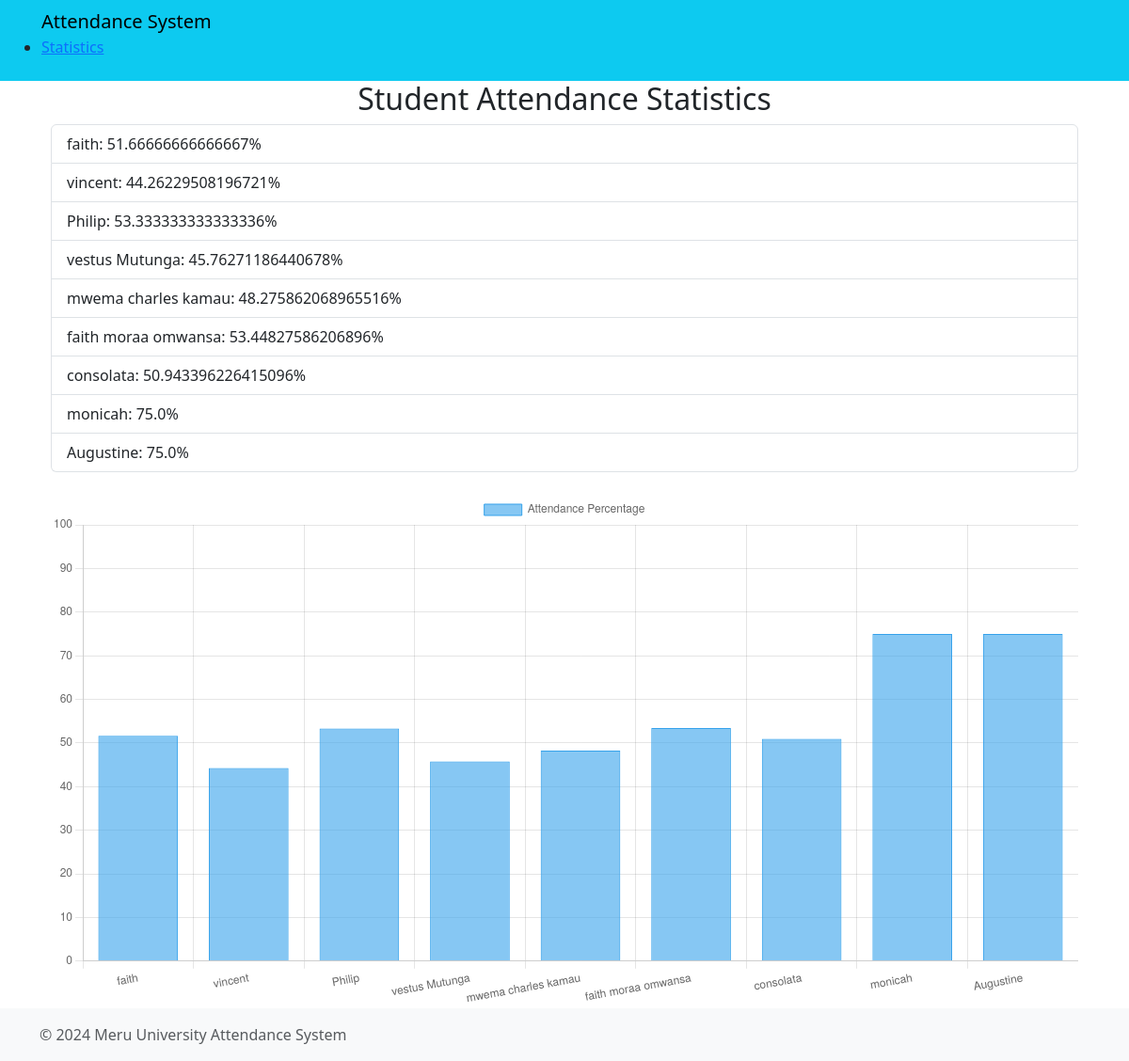
Page /statistics/ on the committed database.
### attendance/models.py (models this page shows, shortened)
class Student(models.Model):
    name = models.CharField(max_length=100)
    registration_number = models.CharField(max_length=20, unique=True)
    course = models.CharField(max_length=100, default='course')
    department = models.ForeignKey(Department, on_delete=models.CASCADE)

### attendance/views.py (the view)
# urls.py: path('statistics/', views.attendance_statistics, name='attendance_statistics'),
def attendance_statistics(request):
    students = Student.objects.all()
    attendance_data = []
    for student in students:
        percentage = calculate_attendance_percentage(student)
        attendance_data.append({'name': student.name, 'percentage': percentage})
    return render(request, 'attendance/attendance_statistics.html', {'attendance_data': attendance_data})

### attendance/views.py (called while the page is built)
def calculate_attendance_percentage(student):
    total_classes = Attendance.objects.filter(student=student).count()
    attended_classes = Attendance.objects.filter(student=student, status=True).count()
    if total_classes == 0:
        return 0
    return (attended_classes / total_classes) * 100

### attendance/templates/attendance/attendance_statistics.html (shortened to what this page needs)
{% extends 'base.html' %}
{% block content %}
<div class="container">
    <h2 class="text-center">Student Attendance Statistics</h2>
    <ul class="list-group">
        {% for data in attendance_data %}
            <li class="list-group-item">{{ data.name }}: {{ data.percentage }}%</li>
        {% endfor %}
    </ul>
    <div class="mt-4">
        <canvas id="attendanceChart"></canvas>
    </div>
</div>
<script>
    const ctx = document.getElementById('attendanceChart').getContext('2d');
    const attendanceChart = new Chart(ctx, {
        type: 'bar',
        data: {
            labels: [
                {% for data in attendance_data %}
                    "{{ data.name }}",
                {% endfor %}
            ],
            datasets: [{
                label: 'Attendance Percentage',
                data: [
                    {% for data in attendance_data %}
                        {{ data.percentage }},
                    {% endfor %}
                ],
                backgroundColor: 'rgba(54, 162, 235, 0.6)',
                borderColor: 'rgba(54, 162, 235, 1)',
                borderWidth: 1
            }]
        },
        options: {
            scales: {
                y: {
                    beginAtZero: true,
                    max: 100
                }
            }
        }
    });
</script>
{% endblock %}

### rows in the picture
Student: name "faith"
Student: name "vincent"
Student: name "Philip"
Student: name "vestus Mutunga"
Student: name "mwema charles kamau"
Student: name "faith moraa omwansa"
Student: name "consolata"
Student: name "monicah"
Student: name "Augustine"

### other values in the picture
{{ data.percentage }} "51.66666666666667" "44.26229508196721" "53.333333333333336" "45.76271186440678" "48.275862068965516" "53.44827586206896" "50.943396226415096" "75.0" "75.0"
chart data {{ data.name }} faith, vincent, Philip, vestus Mutunga, mwema charles kamau, faith moraa omwansa, consolata, monicah, Augustine
chart data {{ data.percentage }} 51.66666666666667, 44.26229508196721, 53.333333333333336, 45.76271186440678, 48.275862068965516, 53.44827586206896, 50.943396226415096, 75.0, 75.0
